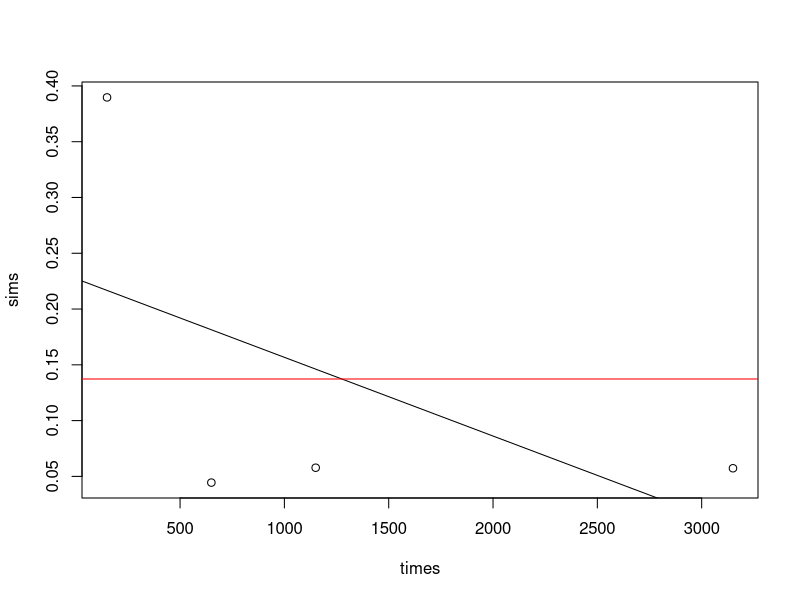
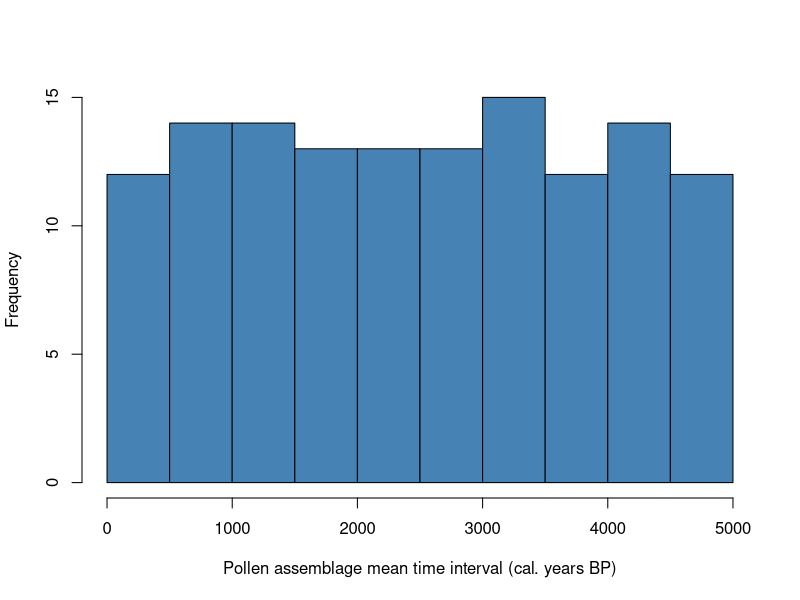
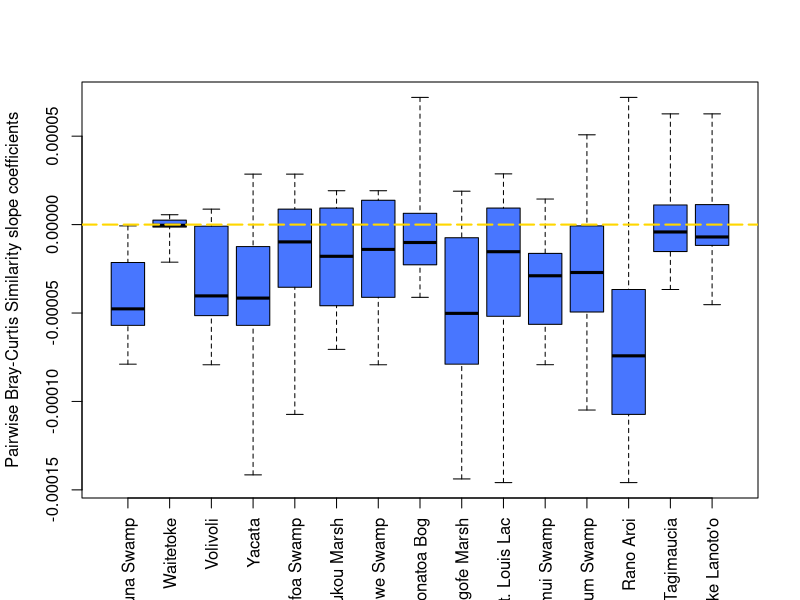
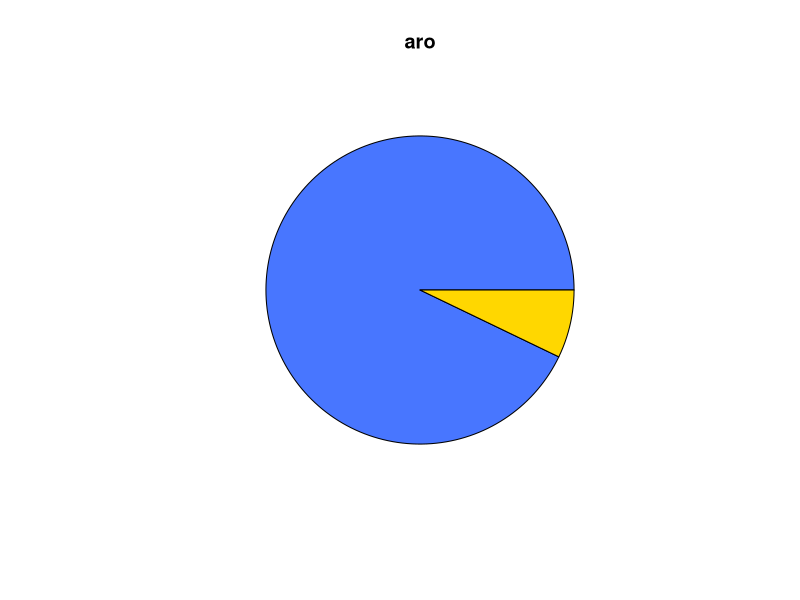
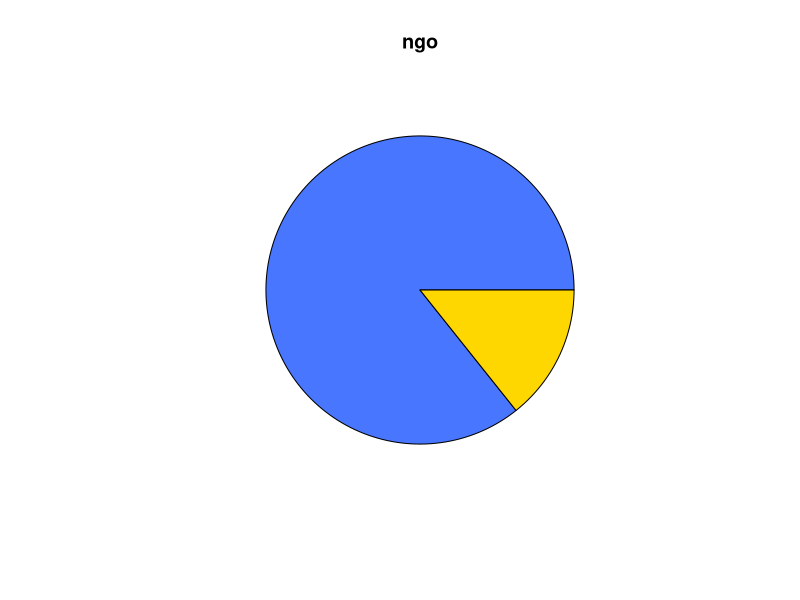
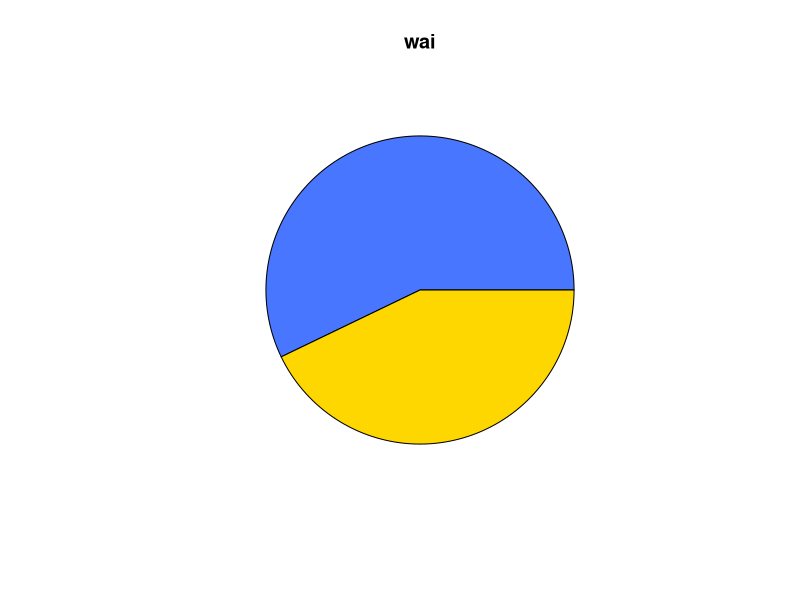
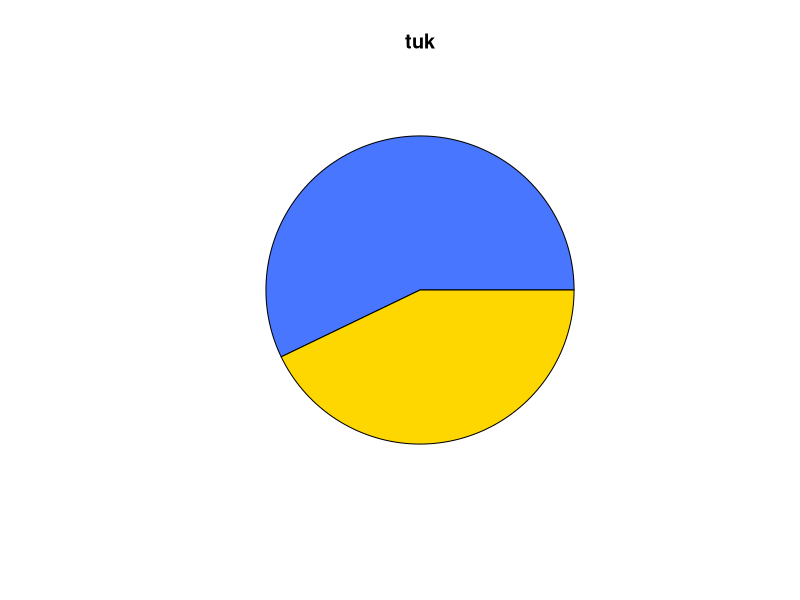
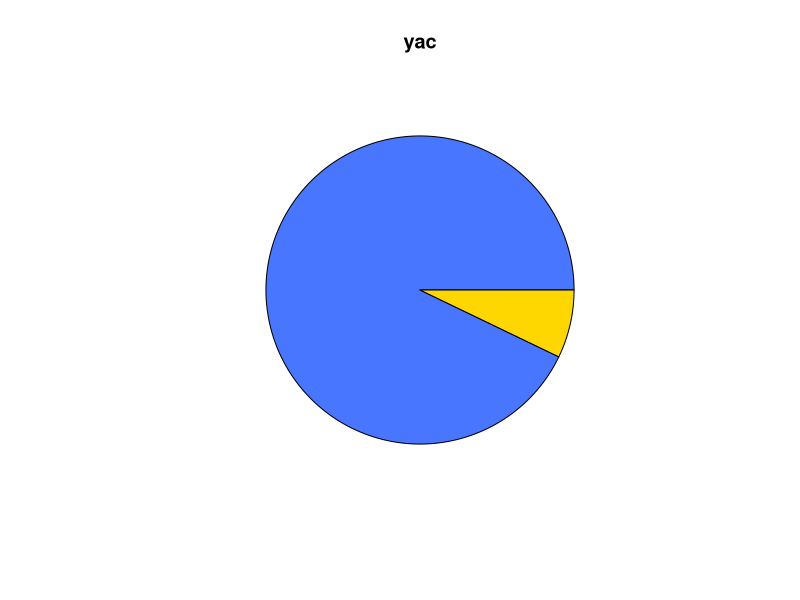

The R source for these figures, in order:
#Similarity analysis of standardisation 2

library(ggplot2)
library(reshape)
library(vegan)

data<-read.csv("Outputs/Stand2_binned.csv", check.names = FALSE)
data<-data[-c(1)]

#columns 51, 153, 336 are metadata
data<-data[c(51, 153, 336, 1:50, 52:152, 154:335, 337:373)]

names(data)[2]<-"interval"
data$interval<-gsub("]","",as.character(data$interval))
data$interval<-gsub("\\(|\\)","",as.character(data$interval))

split<-strsplit(data$interval, split = ",")
matrix<-matrix(unlist(split),ncol=2,byrow=T)
matrix<-as.data.frame(matrix)
matrix$V1 <- as.numeric(matrix$V1)
matrix$V2 <- as.numeric(matrix$V2)
matrix$mean_interval_group<-rowMeans(matrix[1:2], na.rm=TRUE)

drop <- c("interval")
data = data[,!(names(data) %in% drop)]
data$mean_interval_age<-matrix$mean_interval_group
data<-data[c(373, 1:372)]

#drop columns when the column sum= 0
meta<-data[1:3]
data<-data[4:373]
data<-Filter(function(data) sum(abs(data), na.rm = TRUE) > 0, data)
data<-cbind(meta,data)

# Build unique pairs to compare each with each####
pairs<-expand.grid(unique(data$Site),unique(data$Site))
pairs<-pairs[pairs[,1]!=pairs[,2],]
for(i in 1:nrow(pairs)){	
  if(i>nrow(pairs)){break} else {
    a<-paste(pairs[,1],pairs[,2])
    b<-paste(pairs[,2],pairs[,1])	
    pairs<-pairs[-which(a[i]==b),]
  }}

comp<-list()
for(i in 1:nrow(pairs)){
  a<-data[data$Site ==pairs[i,1],]
  b<-data[data$Site ==pairs[i,2],]	
  times<-intersect(a$mean_interval_age, b$mean_interval_age)
  sims<-times
  sims[]<-NA
  for(d in times){
    sims[times==d]<-1-vegdist(rbind(a[a$mean_interval_age==d,4:350],b[b$mean_interval_age==d,4:350]),method="bray")}
  comp[[i]]<-data.frame(times,sims)
}

unique(data$Site)
sites<-list()
homogen<-matrix(NA,15,15)
colnames(homogen)<-unique(data$Site)
rownames(homogen)<-unique(data$Site)
R<-N<-homogen

for(i in unique(data$Site)){
  abfrage<-pairs[,1] %in% i | pairs[,2] %in% i
  unique(data$Site)
  
  for(e in which(abfrage)){
    homogen[i,pairs[e,which(pairs[e,]!=i)]]<-coef(lm(sims~times,data=comp[[e]]))[2]
    N[i,pairs[e,which(pairs[e,]!=i)]]<-nrow(comp[[e]])
    R[i,pairs[e,which(pairs[e,]!=i)]]<-summary(lm(sims~times,data=comp[[e]]))$adj	
  }	
}

par(mfrow=c(1,1))
plot(sims~times,data=comp[[3]])
abline(lm(sims~times,data=comp[[3]]))
abline(h=mean(comp[[3]]$sims),col="red")
# negative trend is homogenisation
# boxplots ordered by longitude
par(mfrow=c(1,1))
homogen <- homogen[, c("lou", "plu", "ano", "wai", "vol", "bon", "tag", "yac", "fin", "lot", "ngo", "ava", "lan", "tuk", "aro")]
cols<- c("St. Louis Lac", "Plum Swamp", "Anouwe Swamp", "Waitetoke", "Volivoli", "Bonatoa Bog","Lake Tagimaucia","Yacata","Finemui Swamp","Lotofoa Swamp","Ngofe Marsh","Avai’o’vuna Swamp","Lake Lanoto'o","Tukou Marsh","Rano Aroi")
colnames(homogen) <- cols
if(1){
library('plyr')
freq<-count(data$Site)
freq<-count(data$mean_interval_age)
hist(data$mean_interval_age,
        xlab="Pollen assemblage mean time interval (cal. years BP)", ylab = "Frequency", col = "steelblue", main = NULL)

}

#write.csv(homogen, "Outputs/Stand2_homogen.csv")

if(1){
  # boxplots ordered by elevation
  homogen <- homogen[, c("Avai’o’vuna Swamp", "Waitetoke", "Volivoli", "Yacata", "Lotofoa Swamp", "Tukou Marsh", "Anouwe Swamp", "Bonatoa Bog", "Ngofe Marsh", "St. Louis Lac", "Finemui Swamp", "Plum Swamp", "Rano Aroi", "Lake Tagimaucia", "Lake Lanoto'o")]
  boxplot(homogen,range=0,ylab="Pairwise Bray-Curtis Similarity slope coefficients", las=3, col= "royalblue1")
  abline(h=0, col= "gold", lwd=2, lty=5)
}

par(mfrow=c(1,1))
for(i in unique(data$Site)){
  pie(c(sum(homogen[i,]<0,na.rm=T),sum(homogen[i,]>0,na.rm=T)),main=i,col=c("royalblue1","gold"),labels=NA)
  }

names(comp)<-paste(pairs[,1],pairs[,2])

dat<-do.call("rbind", comp)
dat$name<-unlist(lapply(strsplit(rownames(dat),split="[.]"),function(x){x[[1]]}))
head(dat)
#write.csv(dat, "Outputs/stand2_dat.csv")

#Calculate the slope coefficient with the min number of data points
minimum_points<-dat$name
min(minimum_points)
